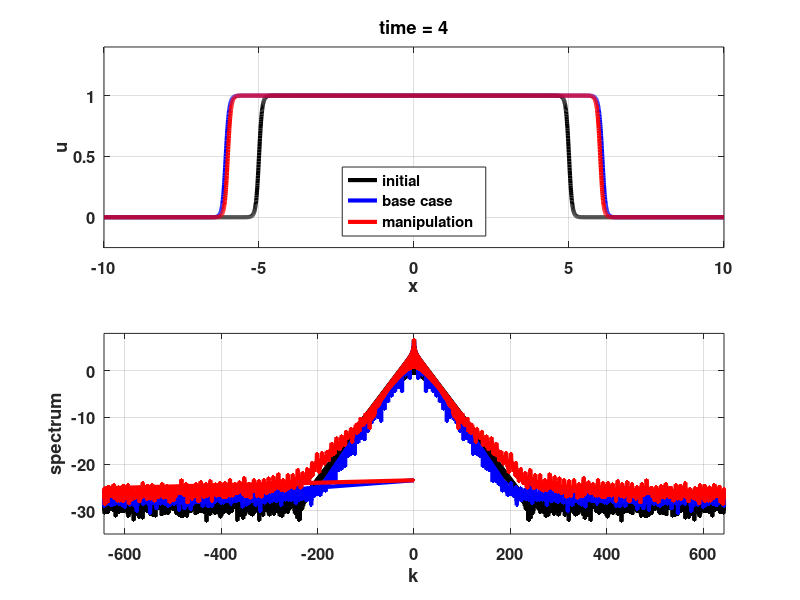

MATLAB code to generate this figure: (Note: this script raises an error after producing the figure.)
%%FFT based method for Fisher's equation.
% Uses implicit scheme and compares to either an explicit scheme
% or a weaker diffusion
clear all; close all;
% plotting flags
LINE_PLOT = 1;
SAVE_FIELDS = 1;
%% set paramaters for the model here
nu = 1e-3; 
r = 5;
%nu=2e-1; % explicit goes unstable for this value of diffusivity

%% Utilities for the numerical method
%define a spatial grid
xmin = -10;
xmax = 10;
N = 2^12;
x = linspace(xmin,xmax,N);
dx = x(2)-x(1);

%make initial condition
u1 = 0.5*(1+tanh((x+5)/0.1))-0.5*(1+tanh((x-5)/0.1));
u2 = u1;%.*sin(2*pi*x/2);
u0 = u1;


%make wave numbers
nyquist_freq = 2*pi/(xmax-xmin);
ks = [0:N/2-1 0 -N/2+1:-1]*nyquist_freq;
ks2 = ks.*ks; ks3 = ks2.*ks; ks4 = ks2.^2;

% define the filter
% Here I use hypervisocsity so the order should be even
% The parameter can be somewhat automated but here I tune by hand
filtord = 8;
hypervisc = 1e-14;
myfilt = 1./(1+hypervisc*ks.^filtord);

%time step and number of steps
t = 0;
dt = 4e-4;
impop = 1./(1+dt*nu*ks2);
impop2 = 1./(1+dt*0.1*nu*ks2);
%impop = 1./(1+dt*nu*ks4); % hyperviscosity

expop = -dt*ks2*nu;
numstps = 100;
numouts = 100;
if LINE_PLOT==1
    figure(1)
    clf
    % this sets the thick line plotting parameters useful for hard copies and journals
     set(gcf,'DefaultLineLineWidth',3,'DefaultTextFontSize',12,...
            'DefaultTextFontWeight','bold','DefaultAxesFontSize',12,...
              'DefaultAxesFontWeight','bold');
    subplot(2,1,1)
    plot(x,u0,'k-')
    subplot(2,1,2)
    u0f = fft(u0);spec0=log10(u0f.*conj(u0f));
    plot(fftshift(ks),fftshift(spec0),'k.-')
end
us1=zeros(N,numouts+1);
us2=zeros(N,numouts+1);
us1(:,1) = u1;
us2(:,1) = u2;
ts(1) = 0;

%start with Euler time stepping
for ii = 1:numouts
   for jj = 1:numstps 
    t = t+dt;
    % base case
    u1 = real(ifft(impop.*(fft(u1 +dt*r*u1.*(1-u1)))));
    % manipulation (weaker diffusion)
    u2 = real(ifft(impop2.*(fft(u2 +dt*r*u2.*(1-u2)))));
    % manipulation (explicit time stepping)
    %u2 = real(ifft((fft(u2) +dt*r*u2.*(1-u2)+expop.*fft(u2))));
   end 
   if LINE_PLOT==1
       figure(1)
       clf
       subplot(2,1,1)
       plot(x,u0,'k-',x,u1,'b-',x,u2,'r-')
       grid on
       xlabel('x');
       ylabel('u');
       title(['time = ' num2str(t,2)]);
       axis([xmin xmax -0.25*max(max(u0)) 1.4*max(max(u0))])
       legend('initial','base case','manipulation','Location','South')
       subplot(2,1,2)
       u1f=fft(u1);spec1=log10(u1f.*conj(u1f));u2f=fft(u2);spec2=log10(u2f.*conj(u2f));
       plot(fftshift(ks),fftshift(spec0),'k.-',fftshift(ks),fftshift(spec1),'b.-',fftshift(ks),fftshift(spec2),'r.-')
       xlabel('k');
       ylabel('spectrum');
       grid on
       axis([-max(abs(ks(:))) max(abs(ks(:))) -35 8])
       drawnow 
   end
   if SAVE_FIELDS
       us1(:,ii+1) = u1;
       us2(:,ii+1) = u2;
       ts(ii+1) = t;
   end
end
if SAVE_FIELDS==1
    figure
    clf
    betterplots
    colormap darkjet
    subplot(2,1,1)
    pcolor(x,(0:numouts)*dt*numstps,us1'),shading flat
    ylabel('time')
    axis([3 7 0 max(ts(:))])
    subplot(2,1,2)
    pcolor(x,(0:numouts)*dt*numstps,us2'),shading flat
    ylabel('time')
    xlabel('x')
    axis([3 7 0 max(ts(:))])
end